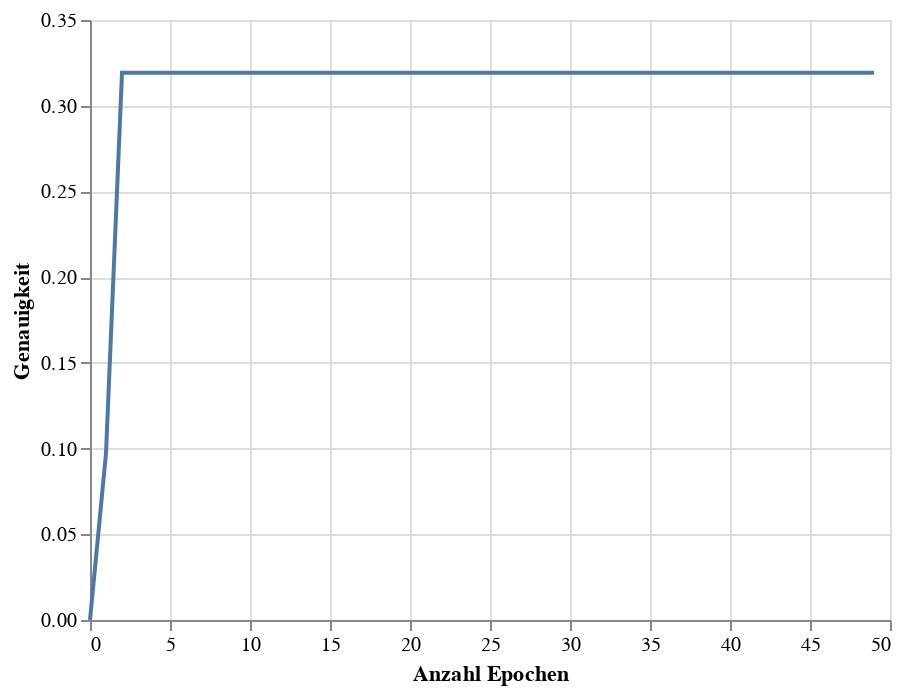

The notebook cell this image was saved under:
### Code cell
accuracy_chart = alt.Chart(accuracy_df).mark_line().encode(
    x=alt.X('Epoch',title = 'Anzahl Epochen'),
    y=alt.Y('Accuracy', title = 'Genauigkeit')
)
accuracy_chart

### Figure 1 — Vega-Lite specification as saved in the notebook (floating-point values rounded to 4 significant figures)
{"config": {"view": {"continuousWidth": 400, "continuousHeight": 300}}, "data": {"name": "data-09ff79934e0421ce7000debe05fdd900"}, "mark": "line", "encoding": {"x": {"field": "Epoch", "title": "Anzahl Epochen", "type": "quantitative"}, "y": {"field": "Accuracy", "title": "Genauigkeit", "type": "quantitative"}}, "$schema": "https://vega.github.io/schema/vega-lite/v4.17.0.json", "datasets": {"data-09ff79934e0421ce7000debe05fdd900": [{"Epoch": 0, "Accuracy": 0.0}, {"Epoch": 1, "Accuracy": 0.09721}, {"Epoch": 2, "Accuracy": 0.3192}, {"Epoch": 3, "Accuracy": 0.3192}, {"Epoch": 4, "Accuracy": 0.3192}, {"Epoch": 5, "Accuracy": 0.3192}, {"Epoch": 6, "Accuracy": 0.3192}, {"Epoch": 7, "Accuracy": 0.3192}, {"Epoch": 8, "Accuracy": 0.3192}, {"Epoch": 9, "Accuracy": 0.3192}, {"Epoch": 10, "Accuracy": 0.3192}, {"Epoch": 11, "Accuracy": 0.3192}, {"Epoch": 12, "Accuracy": 0.3192}, {"Epoch": 13, "Accuracy": 0.3192}, {"Epoch": 14, "Accuracy": 0.3192}, {"Epoch": 15, "Accuracy": 0.3192}, {"Epoch": 16, "Accuracy": 0.3192}, {"Epoch": 17, "Accuracy": 0.3192}, {"Epoch": 18, "Accuracy": 0.3192}, {"Epoch": 19, "Accuracy": 0.3192}, {"Epoch": 20, "Accuracy": 0.3192}, {"Epoch": 21, "Accuracy": 0.3192}, {"Epoch": 22, "Accuracy": 0.3192}, {"Epoch": 23, "Accuracy": 0.3192}, {"Epoch": 24, "Accuracy": 0.3192}, {"Epoch": 25, "Accuracy": 0.3192}, {"Epoch": 26, "Accuracy": 0.3192}, {"Epoch": 27, "Accuracy": 0.3192}, {"Epoch": 28, "Accuracy": 0.3192}, {"Epoch": 29, "Accuracy": 0.3192}, {"Epoch": 30, "Accuracy": 0.3192}, {"Epoch": 31, "Accuracy": 0.3192}, {"Epoch": 32, "Accuracy": 0.3192}, {"Epoch": 33, "Accuracy": 0.3192}, {"Epoch": 34, "Accuracy": 0.3192}, {"Epoch": 35, "Accuracy": 0.3192}, {"Epoch": 36, "Accuracy": 0.3192}, {"Epoch": 37, "Accuracy": 0.3192}, {"Epoch": 38, "Accuracy": 0.3192}, {"Epoch": 39, "Accuracy": 0.3192}, {"Epoch": 40, "Accuracy": 0.3192}, {"Epoch": 41, "Accuracy": 0.3192}, {"Epoch": 42, "Accuracy": 0.3192}, {"Epoch": 43, "Accuracy": 0.3192}, {"Epoch": 44, "Accuracy": 0.3192}, {"Epoch": 45, "Accuracy": 0.3192}, {"Epoch": 46, "Accuracy": 0.3192}, {"Epoch": 47, "Accuracy": 0.3192}, {"Epoch": 48, "Accuracy": 0.3192}, {"Epoch": 49, "Accuracy": 0.3192}]}}
